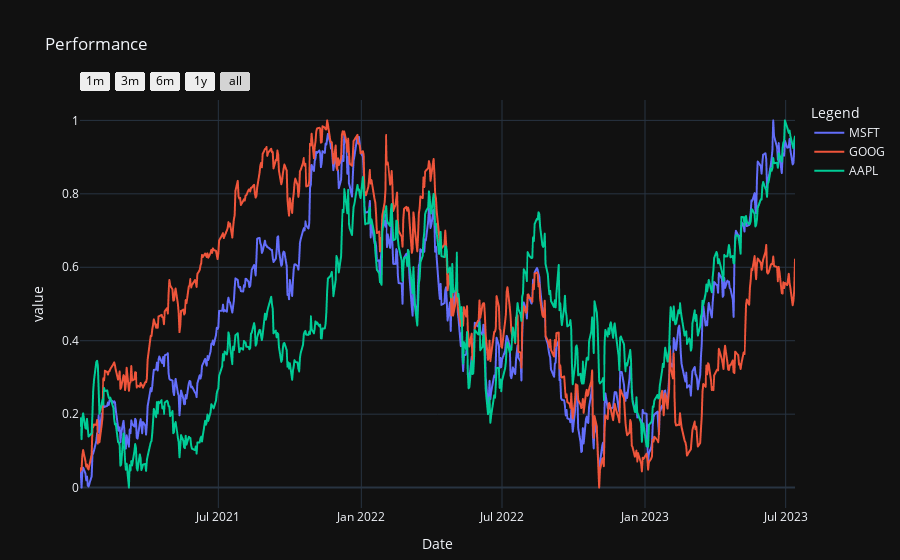

Notebook code cell kept with this figure:
### Markdown cell above
## Plot Performance

### Code cell
# List to hold column names
column_names = []

# New names for the legend or else it will take column names
new_names = {}

for ticker in ticker_list:
    column_name = ticker + 'CloseN'
    column_names.append(column_name)
    new_names[column_name] = ticker

# PLot performance
fig = px.line(data_frame = norm_df, x = norm_df.index, y = column_names)

# Sets customized padding
set_padding(fig)

fig.update_xaxes(
    rangeselector=dict(
        buttons=list([
            dict(count=1, label='1m', step='month', stepmode='backward'),
            dict(count=3, label='3m', step='month', stepmode='backward'),
            dict(count=6, label='6m', step='month', stepmode='backward'),
            dict(count=1, label='1y', step='year', stepmode='backward'),
            dict(step='all')
        ])
    )
)
# Make it pretty and set the color from white to black on range selector buttons
layout = go.Layout(template=TEMPLATE, title='Performance', height=500,
                   xaxis=dict(rangeselector = dict(font = dict( color = 'black'))), legend_title='Legend')

# Change the legend names
fig.for_each_trace(lambda t: t.update(name = new_names[t.name]))
fig.update_layout(layout)

### Figure 1 — Plotly figure (JSON) as saved in the notebook; plotly's stock layout.template omitted (floating-point values rounded to 4 significant figures; data arrays with more than 128 entries replaced by an {"elided": "..."} marker saying what was removed)
{"data": [{"hovertemplate": "variable=MSFTCloseN<br>Date=%{x}<br>value=%{y}<extra></extra>", "legendgroup": "MSFTCloseN", "line": {"color": "#636efa", "dash": "solid"}, "marker": {"symbol": "circle"}, "mode": "lines", "name": "MSFT", "showlegend": true, "type": "scattergl", "x": {"elided": "635 str values"}, "xaxis": "x", "y": {"elided": "635 float values"}, "yaxis": "y"}, {"hovertemplate": "variable=GOOGCloseN<br>Date=%{x}<br>value=%{y}<extra></extra>", "legendgroup": "GOOGCloseN", "line": {"color": "#EF553B", "dash": "solid"}, "marker": {"symbol": "circle"}, "mode": "lines", "name": "GOOG", "showlegend": true, "type": "scattergl", "x": {"elided": "635 str values"}, "xaxis": "x", "y": {"elided": "635 float values"}, "yaxis": "y"}, {"hovertemplate": "variable=AAPLCloseN<br>Date=%{x}<br>value=%{y}<extra></extra>", "legendgroup": "AAPLCloseN", "line": {"color": "#00cc96", "dash": "solid"}, "marker": {"symbol": "circle"}, "mode": "lines", "name": "AAPL", "showlegend": true, "type": "scattergl", "x": {"elided": "635 str values"}, "xaxis": "x", "y": {"elided": "635 float values"}, "yaxis": "y"}], "layout": {"autosize": true, "legend": {"title": {"text": "Legend"}, "tracegroupgap": 0}, "margin": {"b": 10, "r": 10}, "title": {"text": "Performance"}, "xaxis": {"anchor": "y", "autorange": true, "domain": [0, 1], "range": ["2021-01-04", "2023-07-13"], "rangeselector": {"buttons": [{"count": 1, "label": "1m", "step": "month", "stepmode": "backward"}, {"count": 3, "label": "3m", "step": "month", "stepmode": "backward"}, {"count": 6, "label": "6m", "step": "month", "stepmode": "backward"}, {"count": 1, "label": "1y", "step": "year", "stepmode": "backward"}, {"step": "all"}], "font": {"color": "black"}}, "title": {"text": "Date"}, "type": "date"}, "yaxis": {"anchor": "x", "autorange": true, "domain": [0, 1], "range": [-0.05556, 1.056], "title": {"text": "value"}, "type": "linear"}}}
